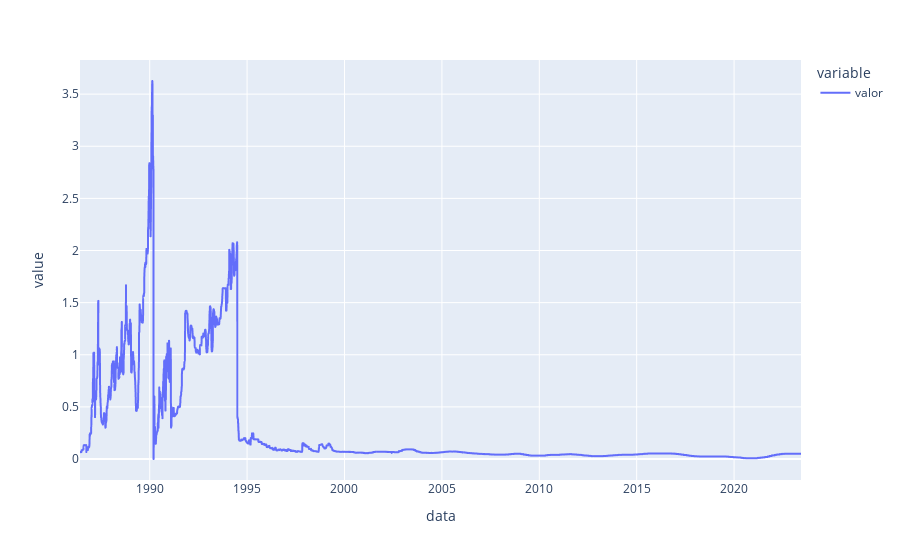

Write notebook code for a chart like this one.
### Code cell
px.line(df_selic)

### Figure 1 — Plotly figure (JSON) as saved in the notebook; plotly's stock layout.template omitted (floating-point values rounded to 4 significant figures; data arrays with more than 128 entries replaced by an {"elided": "..."} marker saying what was removed)
{"data": [{"hovertemplate": "variable=valor<br>data=%{x}<br>value=%{y}<extra></extra>", "legendgroup": "valor", "line": {"color": "#636efa", "dash": "solid"}, "marker": {"symbol": "circle"}, "mode": "lines", "name": "valor", "showlegend": true, "type": "scattergl", "x": {"elided": "9278 str values"}, "xaxis": "x", "y": {"elided": "9278 float values"}, "yaxis": "y"}], "layout": {"legend": {"title": {"text": "variable"}, "tracegroupgap": 0}, "margin": {"t": 60}, "xaxis": {"anchor": "y", "domain": [0, 1], "title": {"text": "data"}}, "yaxis": {"anchor": "x", "domain": [0, 1], "title": {"text": "value"}}}}
